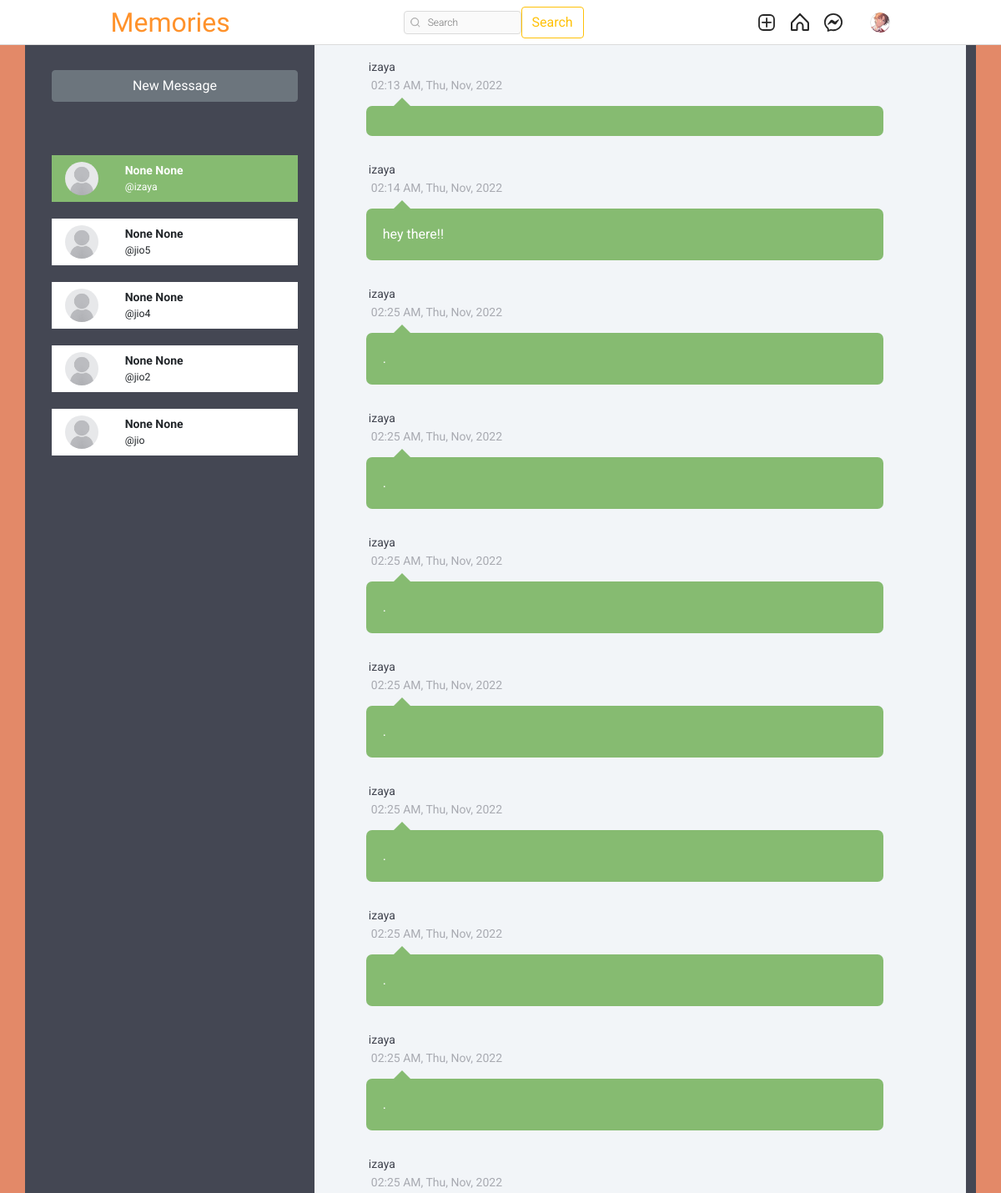
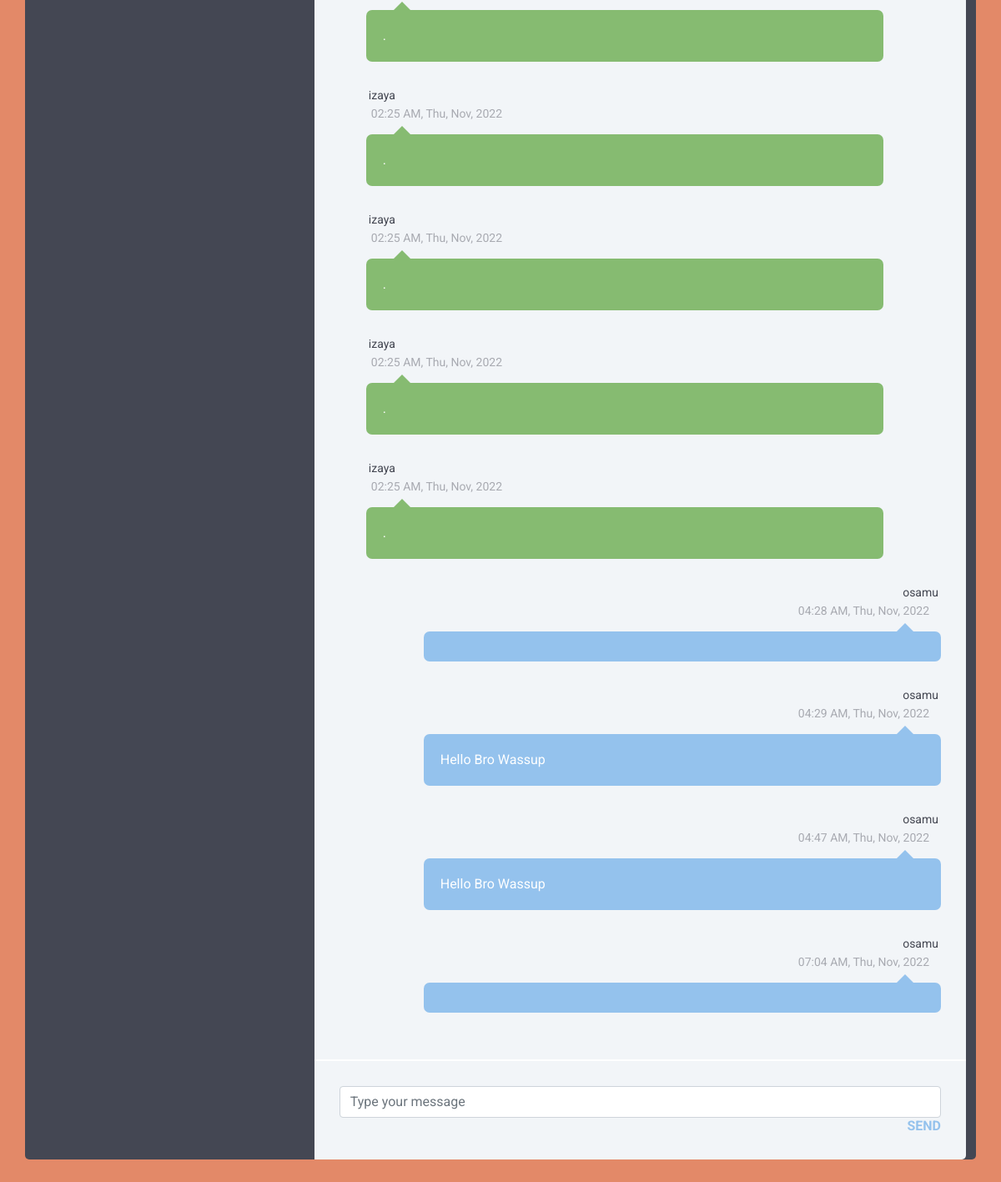
The app's page /message/ (signed in) with its own data (2 pictures, top to bottom).
### authy/models.py (models this page shows, shortened)
class Profile(models.Model):
    user = models.OneToOneField(User, related_name='profile', on_delete=models.CASCADE)
    image = models.ImageField(upload_to="profile_pciture", null=True, default="default.jpg")
    first_name = models.CharField(max_length=200, null=True, blank=True)
    last_name = models.CharField(max_length=200, null=True, blank=True)
    bio = models.CharField(max_length=200, null=True, blank=True)
    location = models.CharField(max_length=200, null=True, blank=True)
    url = models.URLField(max_length=200, null=True, blank=True)
    favourite = models.ManyToManyField(Post, blank=True)

### directs/models.py (models this page shows, shortened)
class Message(models.Model):
    user = models.ForeignKey(User, on_delete=models.CASCADE, related_name="user")
    sender = models.ForeignKey(User, on_delete=models.CASCADE, related_name="from_user")
    reciepient = models.ForeignKey(User, on_delete=models.CASCADE, related_name="to_user")
    body = models.TextField(null=True)
    date = models.DateTimeField(auto_now_add=True)
    is_read = models.BooleanField(default=False)
    def get_message(user):
        users = []
        messages = Message.objects.filter(user=user).values('reciepient').annotate(last=Max('date')).order_by('-last')
        for message in messages:
            users.append({
                'user': User.objects.get(pk=message['reciepient']),
                'last': message['last'],
                'unread': Message.objects.filter(user=user, reciepient__pk=message['reciepient'], is_read=False).count()
            })
        return users

### directs/views.py (the view)
# urls.py: path('', inbox, name="message"),
@login_required
def inbox(request):
    user = request.user
    messages = Message.get_message(user=request.user)
    active_direct = None
    directs = None
    profile = get_object_or_404(Profile, user=user)
    if messages:
        message = messages[0]
        active_direct = message['user'].username
        directs = Message.objects.filter(user=request.user, reciepient=message['user'])
        directs.update(is_read=True)
        for message in messages:
            if message['user'].username == active_direct:
                message['unread'] = 0
    context = {
        'directs':directs,
        'messages': messages,
        'active_direct': active_direct,
        'profile': profile,
    }
    return render(request, 'directs/direct.html', context)

### templates/directs/direct.html (shortened to what this page needs)
{% extends "base.html" %}
{% load static %}
{% block load_lib %}
    <link rel="stylesheet"
          type="text/css"
          href="{% static 'directs/css/style.css' %}">
{% endblock load_lib %}
{% block content %}
    <div class="container clearfix">
        <div class="people-list" id="people-list">
            <div class="search">
                <a href="{% url 'search-users' %}"
                   class="btn btn-secondary mt-4 mb-4"
                   style="display:block">New Message</a>
            </div>
            <ul class="list">
                {% for message in messages %}
                    <li class="clearfix">
                        <a href="{% url 'directs' message.user.username %}"
                           class="list-group-item list-group-item-action border-0 {% if active_direct == message.user.username %}active{% endif %}">
                            <div class="row">
                                <div class="col-md-3 col-sm-10">
                                    <img src="{{ message.user.profile.image.url }}"
                                         class="rounded-circle mr-2"
                                         alt="img"
                                         width="40"
                                         height="40">
                                </div>
                                <div class="col">
                                    <b>{{ message.user.profile.first_name }} {{ message.user.profile.last_name }}</b>
                                    <div class="small">
                                         @{{ message.user.username }}
                                    </div>
                                </div>
                            </div>
                        </a>
                    </li>
                {% endfor %}
            </ul>
        </div>
        <div class="chat">
            <div class="chat-history" style="overflow-y:scroll;">
                <ul>
                    {% for direct in directs %}
                        {% if direct.sender == request.user %}
                            <li class="clearfix">
                                <div class="message-data align-right">
                                    <span class="message-data-name">{{ direct.sender }}</span>
                                    <br>
                                    <span class="message-data-time">{{ direct.date|date:"h:i A, D, M, Y" }}</span> &nbsp; &nbsp;
                                </div>
                                <div class="message other-message float-right">{{ direct.body }}</div>
                            </li>
                        {% else %}
                            <li>
                                <span class="message-data-name"> {{ direct.sender }}</span>
                                <div class="message-data">
                                    <span class="message-data-time">{{ direct.date|date:"h:i A, D, M, Y" }}</span> &nbsp; &nbsp;
                                </div>
                                <div class="message my-message">{{ direct.body }}</div>
                            </li>
                        {% endif %}
                    {% endfor %}
                </ul>
            </div>
            <div class="chat-message clearfix">
                <form method="post" action="{% url 'send-directs' %}">
                    <input name="body"
                           id="message-to-send"
                           placeholder="Type your message"
                           class="form-control">
                    <button type="submit" class="send-button">Send</button>
                </form>
            </div>
        </div>
    </div>
{% endblock content %}

### templates/base.html (shortened to what this page needs)
{% load static %}
<!DOCTYPE html>
<html lang="en">
    <head>
        <link rel="stylesheet"
              href="https://cdn.jsdelivr.net/npm/bootstrap-icons@1.8.1/font/bootstrap-icons.css">
        <link href="https://cdn.jsdelivr.net/npm/bootstrap@5.1.3/dist/css/bootstrap.min.css"
              rel="stylesheet"
>
        <link rel="stylesheet"
              type="text/css"
              href="{% static 'assets1/style.css' %}">
        {% block load_lib %}
        {% endblock load_lib %}
    </head>
    <body>
        <header class="header" style="z-index: 3;">
            <nav class="header__content">
                <div class="header__buttons">
                    <a href="{% url 'index' %}"
                       class="header__home"
                       style="text-decoration: none">
                        <span class="logo">Memories</span></a>
                </div>
                <form action="{% url 'search-users' %}" method="get">
                    <div class="header__search">
                        <input type="text" placeholder="Search" name="q" value="{{ request.GET.q }}">
                        <button class="btn btn-outline-warning" type="submit">Search</button>
                    </div>
                </form>
                <div class="header__buttons header__buttons--desktop">
                    <a href="{% url 'newpost' %}">
                    </a>
                    <a href="{% url 'index' %}">
                    </a>
                    <a href="{% url 'message' %}">
                    </a>
                    <a href="">
                        <button class="profile-button">
                            <a href="{% url 'profile' request.user %}">
                                <div class="profile-button__picture">
                                    <img src="{{ request.user.profile.image.url }}" alt="User Picture">
                                </div>
                            </a>
                        </button>
                    </a>
                </div>
            </nav>
        </header>
        {% block content %}
        {% endblock content %}
</body>
</html>

### static/assets1/style.css (style rules this page uses)
*, *::after, *::before { box-sizing: border-box; margin: 0; padding: 0; }
*, button, input, select, textarea { font-family: 'Roboto', sans-serif; }
:root { --primary: hsl(0, 0%, 100%); --secondary: hsl(0, 0%, 98%); --border: hsl(0, 0%, 86%); --story-border: hsl(0, 0%, 78%); --img-border: hsla(0, 0%, 0%, 0.1); --text-dark: hsl(0, 0%, 15%); --text-light: hsl(0, 0%, 60%); --like: hsl(355, 82%, 61%); --link: hsl(204, 100%, 48%); --header-height: 44px; --nav-height: 44px; }
body { min-height: 100vh; display: flex; flex-direction: column; overflow-y: auto; }
svg { display: block; }
img { max-width: 100%; }
.header { width: 100%; height: var(--header-height); background-color: var(--primary); display: flex; justify-content: center; position: fixed; top: 0; left: 0; }
.header::after { content: ''; position: absolute; bottom: 0; width: 100%; height: 1px; background-color: var(--border); }
.header__content { width: 100%; max-width: 975px; padding: 0 14px; display: flex; justify-content: space-between; align-items: center; }
.header__home { margin-top: 5px; }
.header__search { width: 216px; height: 28px; display: none; align-items: center; position: relative; }
.header__search svg { width: 12px; height: 12px; position: absolute; left: 8px; }
.header__search input { width: 100%; height: 100%; background-color: var(--secondary); padding: 4px 10px 4px 28px; border: 1px solid var(--border); border-radius: 4px; outline: none; font-size: 12px; font-weight: 300; text-decoration: none; color: var(--text-light); text-overflow: ellipsis; overflow: hidden; white-space: nowrap; }
.header__buttons { display: flex; align-items: center; gap: 16px; }
.profile-button { background-color: transparent; border: none; outline: none; cursor: pointer; position: relative; }
.profile-button__picture { width: 24px; height: 24px; border-radius: 50%; overflow: hidden; position: relative; }
.profile-button__picture::after { content: ''; position: absolute; top: 0; bottom: 0; left: 0; right: 0; border: 1px solid var(--img-border); border-radius: 50%; }
@media (min-width: 768px) { :root { --header-height: 54px; --nav-height: 0px; } }
@media (min-width: 768px) { .header__content { padding: 0 20px; } }
@media (min-width: 768px) { .header__search { display: flex; } }

### static/directs/css/style.css (style rules this page uses)
*, *:before, *:after { box-sizing: border-box; }
body { background: #e38968; font: 14px/20px "Lato", Arial, sans-serif; padding: 40px 0; color: white; }
.container { margin: 0 auto; width: 100%; background: #444753; border-radius: 5px; }
.people-list { width: 30%; float: left; }
.people-list .search { padding: 20px; }
.people-list ul { padding: 20px; height: 770px; }
.people-list ul li { padding-bottom: 20px; }
.people-list img { float: left; }
.chat { width: 70%; float: left; background: #f2f5f8; border-top-right-radius: 5px; border-bottom-right-radius: 5px; color: #434651; height: 100%; }
.chat-history { padding: 30px 30px 20px; border-bottom: 2px solid white; overflow-y: scroll; height: 80vh; }
.chat .chat-history .message-data { margin-bottom: 15px; }
.chat .chat-history .message-data-time { color: #a8aab1; padding-left: 6px; }
.chat .chat-history .message { color: white; padding: 18px 20px; line-height: 26px; font-size: 16px; border-radius: 7px; margin-bottom: 30px; width: 90%; position: relative; }
.chat .chat-history .message:after { bottom: 100%; left: 7%; border: solid transparent; content: " "; height: 0; width: 0; position: absolute; pointer-events: none; border-bottom-color: #86bb71; border-width: 10px; margin-left: -10px; }
.chat .chat-history .my-message { background: #86bb71; }
.chat .chat-history .other-message { background: #94c2ed; }
.chat .chat-history .other-message:after { border-bottom-color: #94c2ed; left: 93%; }
.chat .chat-message { padding: 30px; }
.chat .chat-message .send-button { float: right; color: #94c2ed; font-size: 16px; text-transform: uppercase; border: none; cursor: pointer; font-weight: bold; background: #f2f5f8; }
.align-right { text-align: right; }
.float-right { float: right; }
.clearfix:after { visibility: hidden; display: block; font-size: 0; content: " "; clear: both; height: 0; }
li { list-style-type: none; }
.list-group-item.active { background-color: #86bb71; }

### templates/base.html (style rules this page uses)
.logo { font-family: 'Kaushan Script', cursive; font-size:2rem; color:#ff922b; }

### records on screen
Message: sender "izaya", date "02:13 AM, Thu, Nov, 2022"
Message: sender "izaya", date "02:14 AM, Thu, Nov, 2022", body "hey there!!"
Message: sender "izaya", date "02:25 AM, Thu, Nov, 2022", body "."
Message: sender "izaya", date "02:25 AM, Thu, Nov, 2022", body "."
Message: sender "izaya", date "02:25 AM, Thu, Nov, 2022", body "."
Message: sender "izaya", date "02:25 AM, Thu, Nov, 2022", body "."
Message: sender "izaya", date "02:25 AM, Thu, Nov, 2022", body "."
Message: sender "izaya", date "02:25 AM, Thu, Nov, 2022", body "."
Message: sender "izaya", date "02:25 AM, Thu, Nov, 2022", body "."
Message: sender "izaya", date "02:25 AM, Thu, Nov, 2022", body "."
Message: sender "izaya", date "02:25 AM, Thu, Nov, 2022", body "."
Message: sender "izaya", date "02:25 AM, Thu, Nov, 2022", body "."
Message: sender "izaya", date "02:25 AM, Thu, Nov, 2022", body "."
Message: sender "izaya", date "02:25 AM, Thu, Nov, 2022", body "."
Message: sender "osamu", date "04:28 AM, Thu, Nov, 2022"
Message: sender "osamu", date "04:29 AM, Thu, Nov, 2022", body "Hello Bro Wassup"
Message: sender "osamu", date "04:47 AM, Thu, Nov, 2022", body "Hello Bro Wassup"
Message: sender "osamu", date "07:04 AM, Thu, Nov, 2022"

### other values on screen
{{ message.user.profile.first_name }} "None"
{{ message.user.profile.last_name }} "None"
{{ message.user.username }} "izaya"
{{ message.user.username }} "jio5"
{{ message.user.username }} "jio4"
{{ message.user.username }} "jio2"
{{ message.user.username }} "jio"
